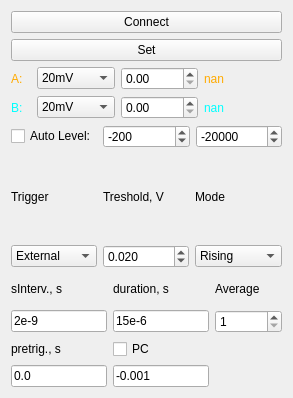
           <widget class="QWidget" name="Picoscope">
            <property name="geometry">
             <rect>
              <x>0</x>
              <y>0</y>
              <width>293</width>
              <height>398</height>
             </rect>
            </property>
            <attribute name="label">
             <string>Picoscope</string>
            </attribute>
            <layout class="QVBoxLayout" name="verticalLayout_6">
             <item>
              <widget class="QPushButton" name="connect_pico">
               <property name="text">
                <string>Connect</string>
               </property>
               <property name="checkable">
                <bool>true</bool>
               </property>
              </widget>
             </item>
             <item>
              <widget class="QPushButton" name="pico_set">
               <property name="text">
                <string>Set</string>
               </property>
              </widget>
             </item>
             <item>
              <layout class="QGridLayout" name="gridLayout_3">
               <item row="0" column="3">
                <widget class="QLabel" name="pico_ChA_value">
                 <property name="styleSheet">
                  <string notr="true">color:rgb(255, 170, 0);</string>
                 </property>
                 <property name="text">
                  <string>nan</string>
                 </property>
                </widget>
               </item>
               <item row="1" column="0">
                <widget class="QLabel" name="labell">
                 <property name="maximumSize">
                  <size>
                   <width>30</width>
                   <height>16777215</height>
                  </size>
                 </property>
                 <property name="styleSheet">
                  <string notr="true">color: rgb(0, 255, 255);</string>
                 </property>
                 <property name="text">
                  <string>B:</string>
                 </property>
                </widget>
               </item>
               <item row="0" column="1">
                <widget class="QComboBox" name="pico_ChA_VRange">
                 <property name="currentIndex">
                  <number>0</number>
                 </property>
                 <item>
                  <property name="text">
                   <string>20mV</string>
                  </property>
                 </item>
                 <item>
                  <property name="text">
                   <string>50mV</string>
                  </property>
                 </item>
                 <item>
                  <property name="text">
                   <string>100mV</string>
                  </property>
                 </item>
                 <item>
                  <property name="text">
                   <string>200mV</string>
                  </property>
                 </item>
                 <item>
                  <property name="text">
                   <string>500mV</string>
                  </property>
                 </item>
                 <item>
                  <property name="text">
                   <string>1V</string>
                  </property>
                 </item>
                 <item>
                  <property name="text">
                   <string>2V</string>
                  </property>
                 </item>
                 <item>
                  <property name="text">
                   <string>5V</string>
                  </property>
                 </item>
                 <item>
                  <property name="text">
                   <string>10V</string>
                  </property>
                 </item>
                 <item>
                  <property name="text">
                   <string>20V</string>
                  </property>
                 </item>
                </widget>
               </item>
               <item row="0" column="2">
                <widget class="QDoubleSpinBox" name="pico_ChA_offset"/>
               </item>
               <item row="0" column="0">
                <widget class="QLabel" name="label_3">
                 <property name="maximumSize">
                  <size>
                   <width>20</width>
                   <height>16777215</height>
                  </size>
                 </property>
                 <property name="styleSheet">
                  <string notr="true">color: rgb(255, 170, 0);</string>
                 </property>
                 <property name="text">
                  <string>A:</string>
                 </property>
                </widget>
               </item>
               <item row="1" column="2">
                <widget class="QDoubleSpinBox" name="pico_ChB_offset"/>
               </item>
               <item row="1" column="3">
                <widget class="QLabel" name="pico_ChB_value">
                 <property name="styleSheet">
                  <string notr="true">color: rgb(0, 255, 255);</string>
                 </property>
                 <property name="text">
                  <string>nan</string>
                 </property>
                </widget>
               </item>
               <item row="1" column="1">
                <widget class="QComboBox" name="pico_ChB_VRange">
                 <property name="currentIndex">
                  <number>0</number>
                 </property>
                 <item>
                  <property name="text">
                   <string>20mV</string>
                  </property>
                 </item>
                 <item>
                  <property name="text">
                   <string>50mV</string>
                  </property>
                 </item>
                 <item>
                  <property name="text">
                   <string>100mV</string>
                  </property>
                 </item>
                 <item>
                  <property name="text">
                   <string>200mV</string>
                  </property>
                 </item>
                 <item>
                  <property name="text">
                   <string>500mV</string>
                  </property>
                 </item>
                 <item>
                  <property name="text">
                   <string>1V</string>
                  </property>
                 </item>
                 <item>
                  <property name="text">
                   <string>2V</string>
                  </property>
                 </item>
                 <item>
                  <property name="text">
                   <string>5V</string>
                  </property>
                 </item>
                 <item>
                  <property name="text">
                   <string>10V</string>
                  </property>
                 </item>
                 <item>
                  <property name="text">
                   <string>20V</string>
                  </property>
                 </item>
                </widget>
               </item>
              </layout>
             </item>
             <item>
              <layout class="QHBoxLayout" name="horizontalLayout_5">
               <item>
                <widget class="QCheckBox" name="pico_AutoRange">
                 <property name="text">
                  <string>Auto Level:</string>
                 </property>
                </widget>
               </item>
               <item>
                <widget class="QSpinBox" name="pico_AutoRange_min">
                 <property name="minimum">
                  <number>-650000</number>
                 </property>
                 <property name="maximum">
                  <number>650000</number>
                 </property>
                 <property name="value">
                  <number>-200</number>
                 </property>
                </widget>
               </item>
               <item>
                <widget class="QSpinBox" name="pico_AutoRange_max">
                 <property name="minimum">
                  <number>-650000</number>
                 </property>
                 <property name="maximum">
                  <number>650000</number>
                 </property>
                 <property name="value">
                  <number>-20000</number>
                 </property>
                </widget>
               </item>
              </layout>
             </item>
             <item>
              <layout class="QGridLayout" name="gridLayout_5">
               <item row="0" column="0">
                <widget class="QLabel" name="label_5">
                 <property name="text">
                  <string>Trigger</string>
                 </property>
                </widget>
               </item>
               <item row="0" column="1">
                <widget class="QLabel" name="label_6">
                 <property name="text">
                  <string>Treshold, V</string>
                 </property>
                </widget>
               </item>
               <item row="0" column="2">
                <widget class="QLabel" name="label_7">
                 <property name="text">
                  <string>Mode</string>
                 </property>
                </widget>
               </item>
               <item row="1" column="0">
                <widget class="QComboBox" name="pico_TrigSource">
                 <item>
                  <property name="text">
                   <string>External</string>
                  </property>
                 </item>
                 <item>
                  <property name="text">
                   <string>A</string>
                  </property>
                 </item>
                 <item>
                  <property name="text">
                   <string>B</string>
                  </property>
                 </item>
                </widget>
               </item>
               <item row="1" column="1">
                <widget class="QDoubleSpinBox" name="pico_TrigThreshold">
                 <property name="toolTip">
                  <string>triggering level</string>
                 </property>
                 <property name="decimals">
                  <number>3</number>
                 </property>
                 <property name="minimum">
                  <double>-99.000000000000000</double>
                 </property>
                 <property name="value">
                  <double>0.020000000000000</double>
                 </property>
                </widget>
               </item>
               <item row="1" column="2">
                <widget class="QComboBox" name="pico_Trig_mode">
                 <item>
                  <property name="text">
                   <string>Rising</string>
                  </property>
                 </item>
                 <item>
                  <property name="text">
                   <string>Falling</string>
                  </property>
                 </item>
                 <item>
                  <property name="text">
                   <string>Above</string>
                  </property>
                 </item>
                 <item>
                  <property name="text">
                   <string>Below</string>
                  </property>
                 </item>
                 <item>
                  <property name="text">
                   <string>RiseOrFall</string>
                  </property>
                 </item>
                </widget>
               </item>
              </layout>
             </item>
             <item>
              <layout class="QGridLayout" name="gridLayout_7">
               <item row="0" column="0">
                <widget class="QLabel" name="label_8">
                 <property name="text">
                  <string>sInterv., s</string>
                 </property>
                </widget>
               </item>
               <item row="0" column="1">
                <widget class="QLabel" name="label_9">
                 <property name="text">
                  <string>duration, s</string>
                 </property>
                </widget>
               </item>
               <item row="0" column="2">
                <widget class="QLabel" name="label_10">
                 <property name="text">
                  <string>Average</string>
                 </property>
                </widget>
               </item>
               <item row="1" column="0">
                <widget class="QLineEdit" name="pico_sampleInterval">
                 <property name="inputMethodHints">
                  <set>Qt::ImhPreferNumbers</set>
                 </property>
                 <property name="text">
                  <string>2e-9</string>
                 </property>
                </widget>
               </item>
               <item row="1" column="1">
                <widget class="QLineEdit" name="pico_samplingDuration">
                 <property name="inputMethodHints">
                  <set>Qt::ImhPreferNumbers</set>
                 </property>
                 <property name="text">
                  <string>15e-6</string>
                 </property>
                </widget>
               </item>
               <item row="1" column="2">
                <widget class="QSpinBox" name="pico_n_captures">
                 <property name="minimum">
                  <number>1</number>
                 </property>
                 <property name="maximum">
                  <number>1000000</number>
                 </property>
                 <property name="value">
                  <number>1</number>
                 </property>
                </widget>
               </item>
               <item row="3" column="0">
                <widget class="QLineEdit" name="pico_pretrig">
                 <property name="text">
                  <string>0.0</string>
                 </property>
                </widget>
               </item>
               <item row="2" column="0">
                <widget class="QLabel" name="label_14">
                 <property name="text">
                  <string>pretrig., s</string>
                 </property>
                </widget>
               </item>
               <item row="2" column="1">
                <widget class="QCheckBox" name="pico_photon_counter">
                 <property name="text">
                  <string>PC</string>
                 </property>
                </widget>
               </item>
               <item row="3" column="1">
                <widget class="QLineEdit" name="pico_photon_counter_threshold">
                 <property name="text">
                  <string>-0.001</string>
                 </property>
                </widget>
               </item>
              </layout>
             </item>
            </layout>
           </widget>
